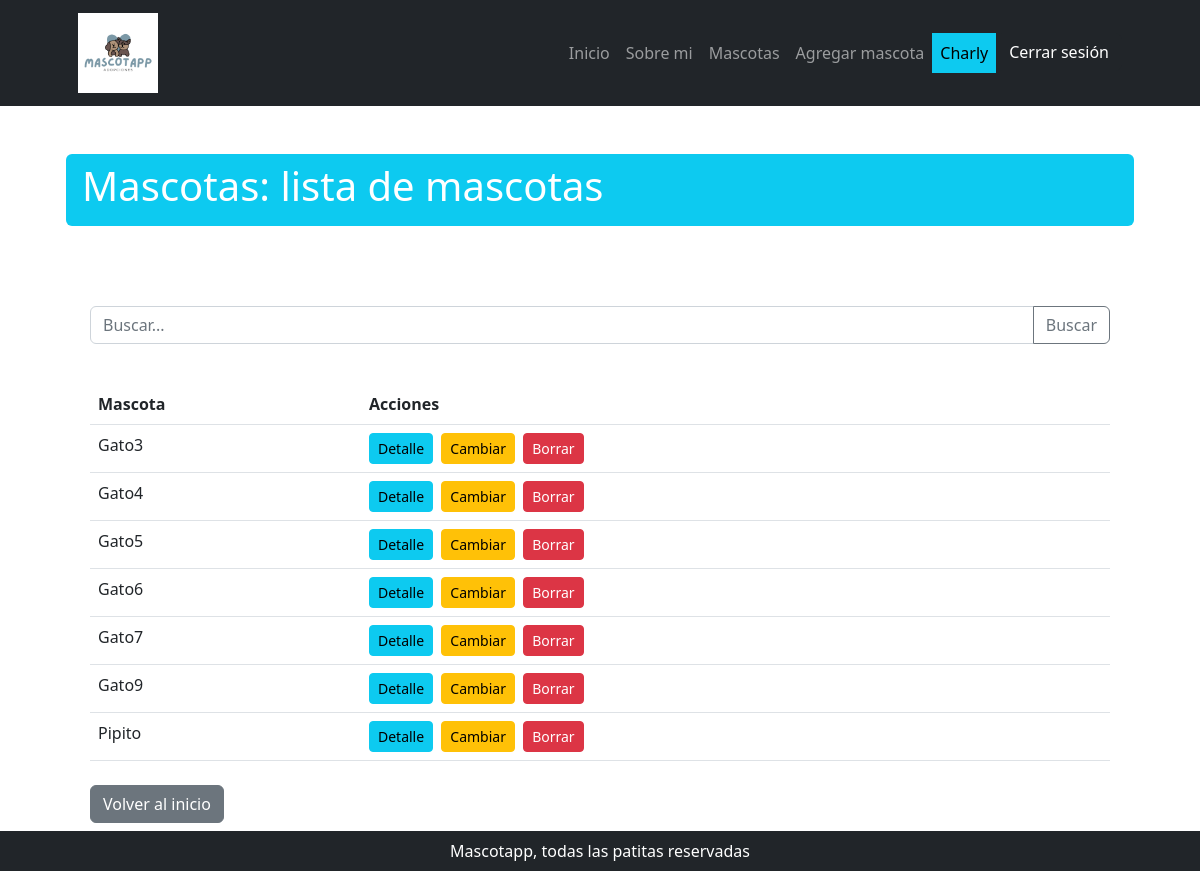
The page /mascota/lista/ (signed in) on the database its author committed.
### mascota/models.py (models this page shows, shortened)
class Mascota(models.Model):
    categoria_id = models.ForeignKey(
        MascotaCategoria, null = True, blank = True, on_delete = models.SET_NULL, verbose_name = "categoría de mascota"
    )
    adoptada            = models.BooleanField(default=False)
    nombre              = models.CharField(max_length=100)
    especie             = models.CharField(max_length=100)
    tamano              = models.CharField(max_length=100)
    edad                = models.IntegerField()
    descripcion         = models.TextField(null=True, blank=True, verbose_name="descripción")
    fecha_actualizacion = models.DateField(
        null = True, blank = True, default = timezone.now, editable = False, verbose_name = "fecha de actualización"
    )
    class Meta:
        verbose_name = "mascota"
        verbose_name_plural = "mascotas"

### mascota/views.py (the view)
# urls.py: path("lista/", MascotaList.as_view(), name="mascota_list"),
class MascotaList(ListView):
    model = Mascota
    template_name = 'mascota/mascota_list.html'
    context_object_name = 'mascotas'
    def get_queryset(self):
        QuerySet = super().get_queryset()
        nombre = self.request.GET.get('consulta', None)
        if nombre:
            QuerySet = QuerySet.filter(nombre__icontains = nombre)
        return QuerySet

### mascota/templates/mascota/mascota_list.html
{% extends 'core/base.html' %}
{% block titulo %}
Mascotas: lista de mascotas
{% endblock titulo %}
{% block contenido %}
<section class="container my-5">
    <section class="py-4">
        <form class="input-group mb-3" action="{% url 'mascota:mascota_list' %}" method="get">
            <input type="text" class="form-control" name="consulta" placeholder="Buscar..." aria-label="Buscar">
            <button class="btn btn-outline-secondary" type="submit" id="button-addon2">Buscar</button>
        </form>
    </section>
    {%if not object_list%}
        <p>No tenemos mascotas en adopción actualmente! 🥳</p>
    {%else%}
    <table class="table table-hover">
        <thead>
            <tr>
                <th scope="col">Mascota</th>
                <th scope="col">Acciones</th>
            </tr>
        </thead>
        <tbody>
            {% for mascota in object_list %}
            <tr>
                <td>{{ mascota.nombre }}</td>
                <td>
                    <a class="btn btn-info btn-sm me-1"
                        href="{% url 'mascota:detalle_mascota' mascota.id %}">Detalle</a>
                    <a class="btn btn-warning btn-sm me-1"
                        href="{% url 'mascota:actualizar_mascota' mascota.id %}">Cambiar</a>
                    <a class="btn btn-danger btn-sm" href="{% url 'mascota:mascota_confirm_delete' mascota.id %}">Borrar</a>
                </td>
            </tr>
            {% endfor %}
        </tbody>
    </table>
    {%endif%}
    <section class="mt-4">
        <a class="btn btn-secondary" href="{% url 'core:home' %}" role="button">Volver al inicio</a>
    </section>
</section>
{% endblock contenido %}

### core/templates/core/base.html (shortened to what this page needs)
{% load static %}
<!DOCTYPE html>
<html lang="es">
    <head>
        <link href="{% static 'core/css/styles.css' %}" rel="stylesheet" />
    </head>
    <body>
        <nav class="navbar navbar-expand-lg navbar-dark bg-dark">
            <div class="container px-5">
                <a class="navbar-brand" href="{% url 'core:home' %}"><img src="{% static "core/img/logo.webp.png" %}" alt="Mascotapp"></a>
                <div class="collapse navbar-collapse" id="navbarSupportedContent">
                    <ul class="navbar-nav ms-auto mb-2 mb-lg-0">
                        <li class="nav-item"><a class="nav-link {% if request.path == '/' %} active {% endif %}" aria-current="page" href="{% url 'core:home' %}">Inicio</a></li>
                        <li class="nav-item"><a class="nav-link {% if request.path == '/sobre-mi/' %} active {% endif %}" href="{% url 'core:sobre_mi' %}">Sobre mi</a></li>
                        {% if user.is_authenticated %}
                            <li class="nav-item"><a class="nav-link {% if request.path == '/mascota/' %} active {% endif %}" href="{% url 'mascota:mascota_list' %}">Mascotas</a></li>
                            <li class="nav-item"><a class="nav-link {% if request.path == '/adopcion/' %} active {% endif %}" href="{% url 'mascota:mascota_create' %}">Agregar mascota</a></li>
                            <li class="nav-item"><a class="nav-link text-bg-info">{{ user.username }}</a></li>
                            <li class="nav-item">
                                <form action="{% url 'core:logout' %}" method="post">
                                    <button type="submit" class="btn btn-dark">Cerrar sesión</button>
                                </form>
                            </li>
                        {% else %}
                            <li class="nav-item"><a class="nav-link {% if request.path == '/login/' %} active {% endif %}" href="{% url 'core:login' %}">Login</a></li>
                            <li class="nav-item"><a class="nav-link {% if request.path == '/register/' %} active {% endif %}" href="{% url 'core:register' %}">Registrarse</a></li>
                        {% endif %}
                    </ul>
                </div>
            </div>
        </nav>
        <div class="container px-4 px-lg-5">
            <div class="row align-items-center my-5">
                <h1 class="pb-lg-3 text-white bg-info px-3 py-2 rounded">
                    {% block titulo %}{% endblock titulo %}
                </h1>
            </div>
            {% block contenido %}
            {% endblock contenido %}
        </div>
        {% include 'core/components/footer.html' %}
    </body>
</html>

### rows shown on the page
Mascota: nombre "Gato3"
Mascota: nombre "Gato4"
Mascota: nombre "Gato5"
Mascota: nombre "Gato6"
Mascota: nombre "Gato7"
Mascota: nombre "Gato9"
Mascota: nombre "Pipito"

### other values the page prints
{{ user.username }} "Charly"
